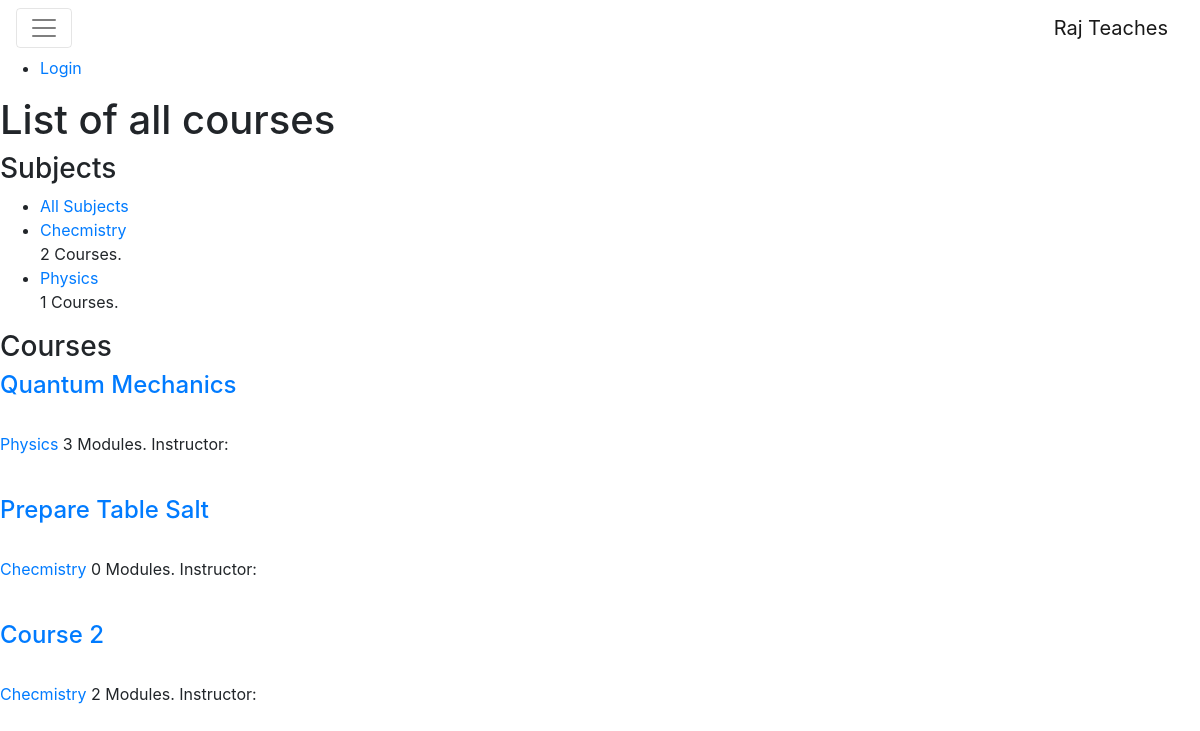
/course/, run on an earlier commit of the app's database.
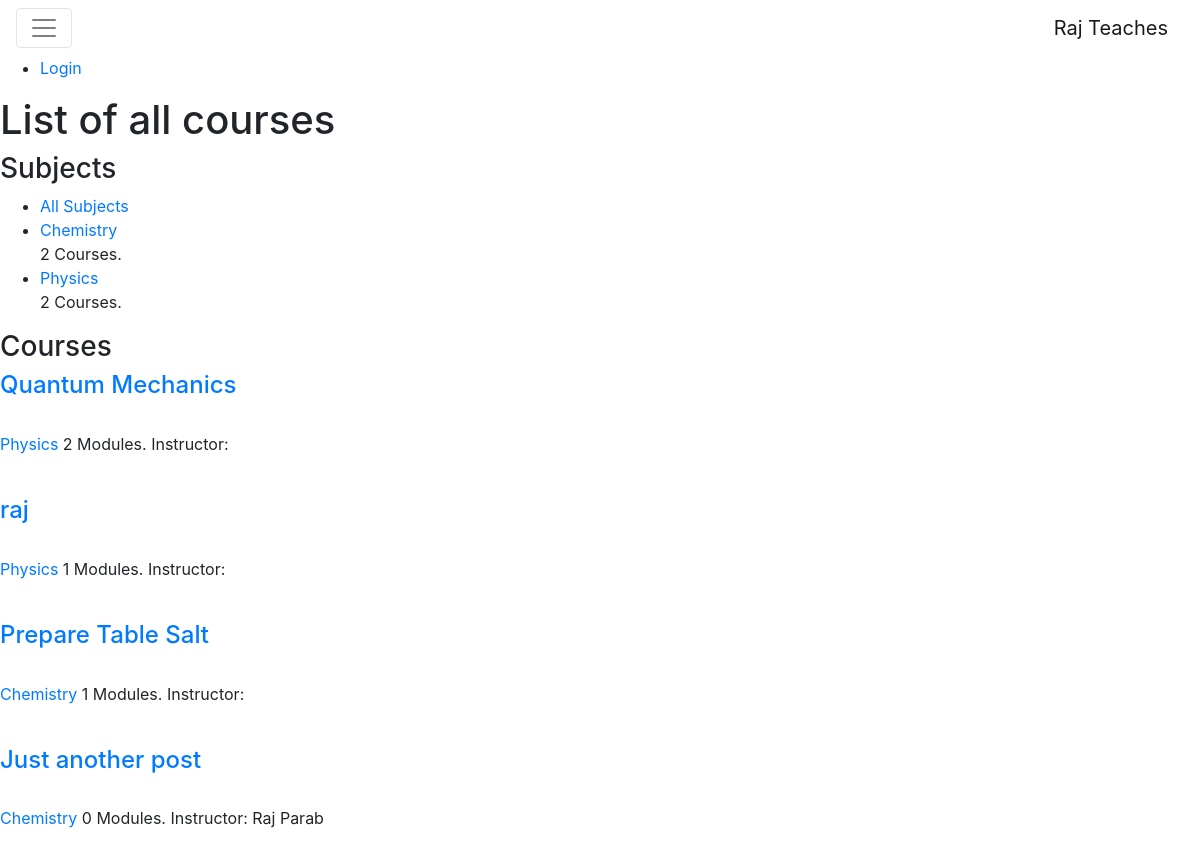
And on a later commit of the database.
### courses/models.py (models this page shows, shortened)
class Subject(models.Model):
	title=models.CharField(max_length=250)
	slug=models.SlugField(max_length=250,unique=True)
	class Meta:
		ordering=['title']
	def __str__(self):
		return self.title

class Course(models.Model):
	owner=models.ForeignKey(User, related_name='courses_created',on_delete=models.CASCADE)
	subject=models.ForeignKey(Subject,related_name='courses',on_delete=models.CASCADE)
	title=models.CharField(max_length=250)
	slug=models.SlugField(max_length=250,unique=True)
	description=models.TextField(blank=True)
	created_on=models.DateTimeField(auto_now_add=True)
	updated_on=models.DateTimeField(auto_now=True)
	students=models.ManyToManyField(User, related_name='courses_joined',blank=True)
	class Meta:
		ordering=['title','owner','subject']

### courses/views.py (the view)
# urls.py: path('',views.CourseListView.as_view(), name='course_list'),
class CourseListView(TemplateResponseMixin,View):
	model=Course
	template_name='course/list.html'
	def get(self,request,subject=None):
		subjects=Subject.objects.annotate(total_courses=Count('courses'))
		courses=Course.objects.annotate(total_modules=Count('modules'))
		if subject:
			subject=get_object_or_404(Subject,slug=subject)
			courses=courses.filter(subject=subject)
		return self.render_to_response({'subjects':subjects,
										'subject':subject,
										'courses':courses})

### courses/templates/course/list.html (shortened to what this page needs)
{% extends "base.html" %}
{% block content %}
	<h1>
		{% if subject %}
		{{ subjct.title }}
		{% else %}
		List of all courses
		{% endif %}
	</h1>
	<div class="content">
		<h3>Subjects</h3>
		<ul id="modules">
		<li {% if not subject %} class="selected" {% endif %}>
			<a href="{% url 'course_list' %}">All Subjects</a>
		</li>
		{% for s in subjects %}
		<li {% if subject == s %} class="selected" {% endif %}>
			<a href="{% url 'course_list_subject' s.slug %}">{{ s.title }}</a>
		</li>
			{{ s.total_courses }} Courses.
		{% endfor %}
		</ul>
	</div>
<div class="modules">
	<h3> Courses </h3>
	{% for course in courses %}
		{% with subject=course.subject %}
		<h4><a href="{% url 'course_detail' course.slug %}">
		{{ course.title }}</a></h4><br>
		<p>
			<a href="{% url 'course_list_subject' subject.slug %}">{{ subject }}</a>
			{{ course.total_modules }} Modules.
			Instructor: {{ course.owner.get_full_name }}
		</p>
		{% endwith %}<br>
	{% endfor %}
</div>
{% endblock %}

### courses/templates/base.html (shortened to what this page needs)
{% load staticfiles %}
<!DOCTYPE html>
<html>
<head>
	<link  rel="stylesheet" href="https://maxcdn.bootstrapcdn.com/bootstrap/4.0.0-alpha.6/css/bootstrap.min.css"
>
</head>
<body>
	<nav class="navbar navbar-toggleable-md navbar-light bg-faded">
  <button class="navbar-toggler navbar-toggler-right" type="button" data-toggle="collapse" data-target="#navbarTogglerDemo02" aria-controls="navbarTogglerDemo02" aria-expanded="false" aria-label="Toggle navigation">
    <span class="navbar-toggler-icon"></span>
  </button>
  <a class="navbar-brand" href="/">Raj Teaches</a>
</nav>
	<div id="header">
		<ul class="menu">
		{% if request.user.is_authenticated %}
		<li> <a href="{% url 'logout' %}">Logout </a></li>
		{% else %}
		<li> <a href="{% url 'login' %}">Login</a></li>
		{% endif %}
	</ul>
	</div>
	<div id="content">
		{% block content %}
		{% endblock %}
	</div>
</body>
</html>

What changed in the data, as far as the page shows it:
removed Course: title "Course 2", subject "Checmistry", total_modules "2"
changed Subject: title "Checmistry" → "Chemistry"
computed for Subject "Physics": total_courses "1" → "2"
changed Course "Quantum Mechanics": total_modules "3" → "2"
added Course: title "raj", subject "Physics", total_modules "1"
changed Course "Prepare Table Salt": subject "Checmistry" → "Chemistry"; total_modules "0" → "1"
added Course: title "Just another post", subject "Chemistry", total_modules "0", owner.get_full_name "Raj Parab"
